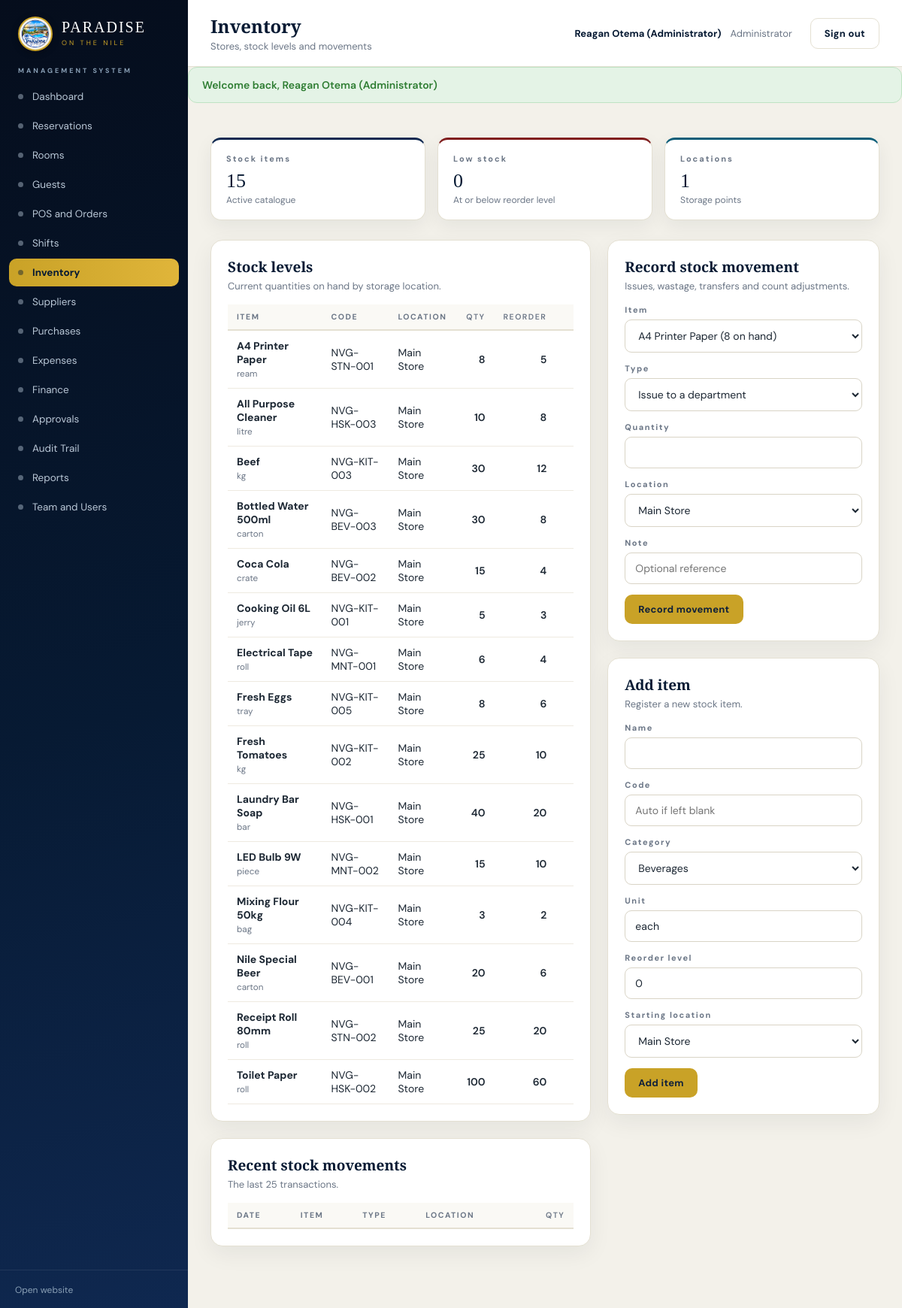
/backend-php/index.php?page=inventory (signed in), run on the app's committed database.
### tables this page shows
CREATE TABLE IF NOT EXISTS stock_levels (
 id BIGINT UNSIGNED AUTO_INCREMENT PRIMARY KEY,
 hotel_id BIGINT UNSIGNED NOT NULL,
 item_id BIGINT UNSIGNED NOT NULL,
 location VARCHAR(60) NOT NULL DEFAULT 'Main Store',
 quantity DECIMAL(14,2) NOT NULL DEFAULT 0,
 FOREIGN KEY(item_id) REFERENCES inventory_items(id),
 UNIQUE(item_id, location)
);

CREATE TABLE IF NOT EXISTS inventory_items (
 id BIGINT UNSIGNED AUTO_INCREMENT PRIMARY KEY,
 hotel_id BIGINT UNSIGNED NOT NULL,
 category_id BIGINT UNSIGNED NULL,
 code VARCHAR(40) UNIQUE,
 name VARCHAR(190) NOT NULL,
 unit VARCHAR(40) NOT NULL DEFAULT 'each',
 reorder_level DECIMAL(14,2) DEFAULT 0,
 active BOOLEAN DEFAULT TRUE,
 FOREIGN KEY(category_id) REFERENCES inventory_categories(id)
);

### backend-php/app/bootstrap.php (called while the page is built, shortened)
<?php
function db(): PDO{
 static $pdo=null;
 if($pdo===null){
  $pdo=new PDO('mysql:host='.DB_HOST.';dbname='.DB_NAME.';charset=utf8mb4',DB_USER,DB_PASS,[
   PDO::ATTR_ERRMODE=>PDO::ERRMODE_EXCEPTION,
   PDO::ATTR_DEFAULT_FETCH_MODE=>PDO::FETCH_ASSOC
  ]);
 }
 return $pdo;
}
function q(string $sql,array $p=[]){ $st=db()->prepare($sql); $st->execute($p); return $st; }
function rows(string $sql,array $p=[]){ return q($sql,$p)->fetchAll(); }
function e($v=null): string{ return htmlspecialchars((string)$v,ENT_QUOTES,'UTF-8'); }
function num($v): string{ return number_format((float)$v,0); }

### backend-php/modules/inventory.php (the view, shortened to what this page needs)
<?php
$cats=rows('SELECT * FROM inventory_categories ORDER BY name');
$items=rows("SELECT i.*,c.name cat,(SELECT COALESCE(SUM(quantity),0) FROM stock_levels sl WHERE sl.item_id=i.id) total_at, i.reorder_level reorder FROM inventory_items i LEFT JOIN inventory_categories c ON c.id=i.category_id ORDER BY i.name");
$levels=rows('SELECT sl.*,i.name,i.code,i.unit,i.reorder_level FROM stock_levels sl JOIN inventory_items i ON i.id=sl.item_id ORDER BY i.name,sl.location');
echo '<div class="kpis">';
echo '</div>';
echo '<div class="twoCol"><div>';
echo '<div class="panel"><h2>Stock levels</h2><p class="hint">Current quantities on hand by storage location.</p>';
echo '<table class="tbl"><thead><tr><th>Item</th><th>Code</th><th>Location</th><th class="num">Qty</th><th class="num">Reorder</th><th></th></tr></thead><tbody>';
foreach($levels as $s){
 $low2=$s['quantity']<=$s['reorder_level'];
 echo '<tr><td><b>'.e($s['name']).'</b><br><small style="color:var(--muted)">'.e($s['unit']).'</small></td><td>'.e($s['code']).'</td><td>'.e($s['location']).'</td><td class="num">'.num($s['quantity']).'</td><td class="num">'.num($s['reorder_level']).'</td><td>'.($low2?badge('Low stock','bad'):'').'</td></tr>';
}
echo '</tbody></table></div>';
echo '<div class="panel"><h2>Recent stock movements</h2><p class="hint">The last 25 transactions.</p>';
echo '<table class="tbl"><thead><tr><th>Date</th><th>Item</th><th>Type</th><th>Location</th><th class="num">Qty</th></tr></thead><tbody>';
echo '</tbody></table></div></div>';
echo '<div>';
echo '<div class="panel"><h2>Record stock movement</h2><p class="hint">Issues, wastage, transfers and count adjustments.</p>';
echo '<div class="field"><label>Item</label><select name="item_id">'; foreach($items as $i) echo '<option value="'.(int)$i['id'].'">'.e($i['name']).' ('.num($i['total_at']).' on hand)</option>'; echo '</select></div>';
echo '<div class="field"><label>Type</label><select name="type" id="mtype"><option value="issue">Issue to a department</option><option value="waste">Wastage or damage</option><option value="transfer_in">Transfer in</option><option value="transfer_out">Transfer out</option><option value="count_adjust">Set stock level (count adjustment)</option></select></div>';
echo '<div class="field"><label>Quantity</label><input type="number" name="qty" min="0.5" step="0.5" required></div>';
echo '<div class="field"><label>Location</label><select name="loc">'; foreach(rows('SELECT DISTINCT location FROM stock_levels') as $l) echo '<option>'.e($l['location']).'</option>'; echo '<option>Main Store</option><option>Bar</option><option>Kitchen</option></select></div>';
echo '<div class="field"><label>Note</label><input name="note" placeholder="Optional reference"></div>';
echo '<button class="btn">Record movement</button>'; form_close();
echo '</div>';
echo '<div class="panel"><h2>Add item</h2><p class="hint">Register a new stock item.</p>';
echo '<div class="field"><label>Name</label><input name="name" required></div>';
echo '<div class="field"><label>Code</label><input name="code" placeholder="Auto if left blank"></div>';
echo '<div class="field"><label>Category</label><select name="category_id">'; foreach($cats as $c) echo '<option value="'.(int)$c['id'].'">'.e($c['name']).'</option>'; echo '</select></div>';
echo '<div class="field"><label>Unit</label><input name="unit" value="each"></div>';
echo '<div class="field"><label>Reorder level</label><input type="number" name="reorder_level" value="0" min="0" step="0.5"></div>';
echo '<div class="field"><label>Starting location</label><select name="location"><option>Main Store</option><option>Bar</option><option>Kitchen</option></select></div>';
echo '<button class="btn">Add item</button>'; form_close();
echo '</div></div></div>';

### backend-php/assets/admin.css (style rules this page uses)
:root { --gold:#C9A227;--navy:#071A33;--navy2:#0f2850;--nile:#0B5D78;--ivory:#f6f3ea;--ink:#1c2733;--muted:#6b7686;--line:#e4e0d2;--bg:#f3f1ea }
* { box-sizing:border-box }
html,body { margin:0;padding:0 }
body { font-family:'DM Sans',system-ui,sans-serif;background:var(--bg);color:var(--ink);font-size:14px }
h1,h2,h3,h4 { font-family:'Playfair Display',serif;font-weight:600;margin:0 }
button { font-family:inherit;cursor:pointer }
.kpis { display:grid;grid-template-columns:repeat(auto-fit,minmax(200px,1fr));gap:16px;margin-bottom:26px }
.panel { background:#fff;border:1px solid var(--line);border-radius:16px;padding:22px;margin-bottom:22px;box-shadow:0 10px 30px #071A3310 }
.panel h2 { font-size:19px;color:var(--navy);margin-bottom:4px }
.panel .hint { color:var(--muted);font-size:13px;margin:0 0 16px }
table.tbl { width:100%;border-collapse:collapse }
.tbl th { text-align:left;font-size:10.5px;letter-spacing:1.5px;color:var(--muted);text-transform:uppercase;padding:10px 12px;border-bottom:2px solid var(--line);background:#faf9f5 }
.tbl td { padding:11px 12px;border-bottom:1px solid #eeeae0;vertical-align:middle }
.tbl .num { text-align:right;font-weight:600 }
.btn,.btnGhost { display:inline-flex;align-items:center;gap:7px;background:var(--gold);color:#10213a;padding:11px 18px;border-radius:10px;font-weight:700;font-size:13px;border:0;letter-spacing:.3px }
.field { margin-bottom:14px }
.field label { display:block;font-size:11px;letter-spacing:1.5px;font-weight:700;color:var(--muted);margin-bottom:6px }
.field input,.field select,.field textarea { width:100%;padding:11px 13px;border:1px solid #d9d4c6;border-radius:9px;font-family:inherit;font-size:14px;background:#fff;color:var(--ink) }
.twoCol { display:grid;grid-template-columns:1.4fr 1fr;gap:22px;align-items:start }

### data on the page
stock_levels: item.name "A4 Printer Paper", item.unit "ream", item.code "NVG-STN-001", location "Main Store", quantity "8", item.reorder_level "5"
stock_levels: item.name "All Purpose Cleaner", item.unit "litre", item.code "NVG-HSK-003", location "Main Store", quantity "10", item.reorder_level "8"
stock_levels: item.name "Beef", item.unit "kg", item.code "NVG-KIT-003", location "Main Store", quantity "30", item.reorder_level "12"
stock_levels: item.name "Bottled Water 500ml", item.unit "carton", item.code "NVG-BEV-003", location "Main Store", quantity "30", item.reorder_level "8"
stock_levels: item.name "Coca Cola", item.unit "crate", item.code "NVG-BEV-002", location "Main Store", quantity "15", item.reorder_level "4"
stock_levels: item.name "Cooking Oil 6L", item.unit "jerry", item.code "NVG-KIT-001", location "Main Store", quantity "5", item.reorder_level "3"
stock_levels: item.name "Electrical Tape", item.unit "roll", item.code "NVG-MNT-001", location "Main Store", quantity "6", item.reorder_level "4"
stock_levels: item.name "Fresh Eggs", item.unit "tray", item.code "NVG-KIT-005", location "Main Store", quantity "8", item.reorder_level "6"
stock_levels: item.name "Fresh Tomatoes", item.unit "kg", item.code "NVG-KIT-002", location "Main Store", quantity "25", item.reorder_level "10"
stock_levels: item.name "Laundry Bar Soap", item.unit "bar", item.code "NVG-HSK-001", location "Main Store", quantity "40", item.reorder_level "20"
stock_levels: item.name "LED Bulb 9W", item.unit "piece", item.code "NVG-MNT-002", location "Main Store", quantity "15", item.reorder_level "10"
stock_levels: item.name "Mixing Flour 50kg", item.unit "bag", item.code "NVG-KIT-004", location "Main Store", quantity "3", item.reorder_level "2"
stock_levels: item.name "Nile Special Beer", item.unit "carton", item.code "NVG-BEV-001", location "Main Store", quantity "20", item.reorder_level "6"
stock_levels: item.name "Receipt Roll 80mm", item.unit "roll", item.code "NVG-STN-002", location "Main Store", quantity "25", item.reorder_level "20"
stock_levels: item.name "Toilet Paper", item.unit "roll", item.code "NVG-HSK-002", location "Main Store", quantity "100", item.reorder_level "60"

### other printed values
$lbl "Dashboard"
$lbl "Reservations"
$lbl "Rooms"
$lbl "Guests"
$lbl "POS and Orders"
$lbl "Shifts"
$lbl "Inventory"
$lbl "Suppliers"
$lbl "Purchases"
$lbl "Expenses"
$lbl "Finance"
$lbl "Approvals"
$lbl "Audit Trail"
$lbl "Reports"
$lbl "Team and Users"
